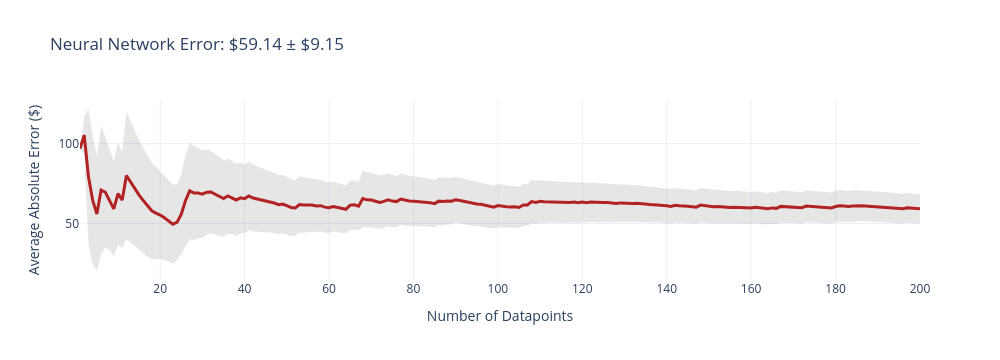
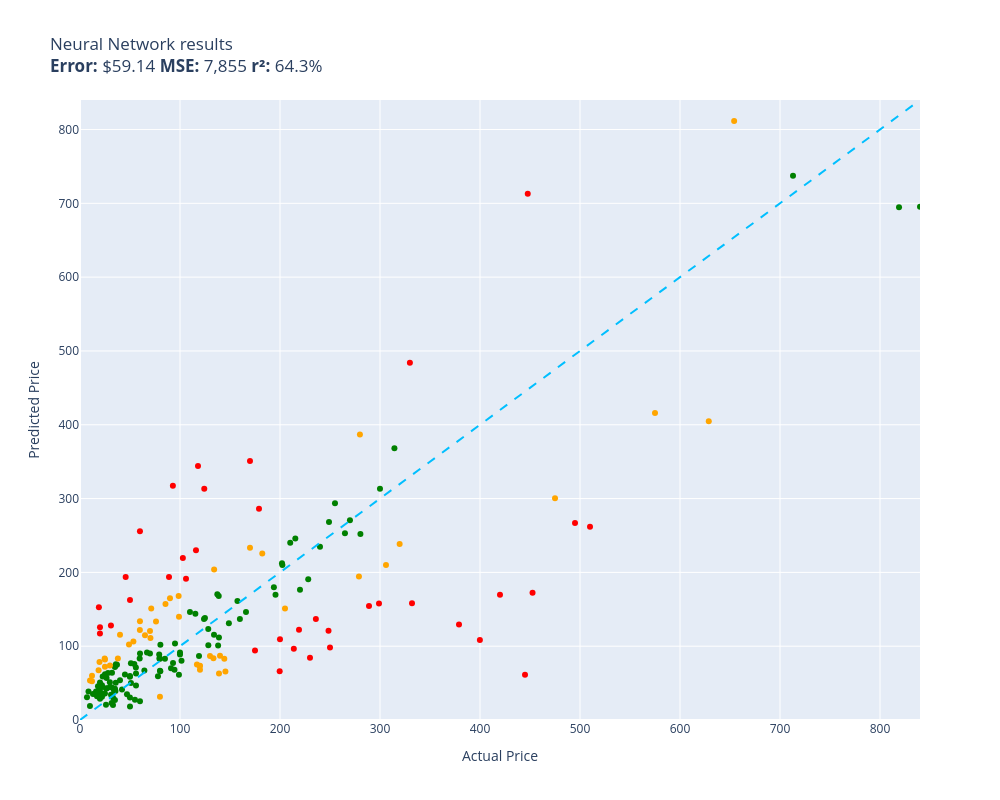

Here is the notebook cell these charts were saved with, in order:
### Code cell
evaluate(neural_network, test)

### Figure 1 — Plotly figure (JSON) as saved in the notebook; plotly's stock layout.template omitted (floating-point values rounded to 4 significant figures; data arrays with more than 128 entries replaced by an {"elided": "..."} marker saying what was removed)
{"data": [{"fill": "toself", "fillcolor": "rgba(128,128,128,0.2)", "hoverinfo": "skip", "line": {"color": "rgba(255,255,255,0)"}, "name": "95% CI", "showlegend": false, "type": "scatter", "x": {"elided": "400 int values"}, "y": {"elided": "400 float values"}}, {"customdata": {"elided": "200x1 float values"}, "hovertemplate": "n=%{x}<br>Avg Error=$%{y:,.2f}<br>±95% CI=$%{customdata[0]:,.2f}<extra></extra>", "line": {"color": "firebrick", "width": 3}, "mode": "lines", "name": "Cumulative Avg Error", "type": "scatter", "x": {"elided": "200 int values"}, "y": {"elided": "200 float values"}}], "layout": {"height": 360, "showlegend": false, "title": {"text": "Neural Network Error: $59.14 ± $9.15"}, "width": 1000, "xaxis": {"title": {"text": "Number of Datapoints"}}, "yaxis": {"title": {"text": "Average Absolute Error ($)"}}}}

### Figure 2 — Plotly figure (JSON) as saved in the notebook; plotly's stock layout.template omitted (floating-point values rounded to 4 significant figures)
{"data": [{"customdata": [["Old Blood Noise Excess V2 Distortion Cho...\nGuess=$122.17 Actual=$219.00"], ["telpo Headlight Assembly Fit For 15 Camr...\nGuess=$229.86 Actual=$115.99"], ["RBC12-UPC Replacement Battery Cartridge ...\nGuess=$84.21 Actual=$229.99"], ["Pump Head TBVECHI 175PSI 4KW 5.5HP 21CFM...\nGuess=$484.12 Actual=$329.90"], ["Metabo HPT 36V MultiVolt™ Cordless Rotar...\nGuess=$129.40 Actual=$379.00"], ["SKB iSeries 3i-13096-6KP Case for BlackM...\nGuess=$94.07 Actual=$174.99"], ["Bam Trekking 3027SB Single Black Clarine...\nGuess=$158.16 Actual=$332.00"], ["DEWALT 20V MAX* XR Impact Driver with Bl...\nGuess=$172.50 Actual=$452.53"], ["Mini PC, Kinupute Desktop Computer E3-12...\nGuess=$266.94 Actual=$495.00"], ["10GBase-LR SFP+ Transceiver, Handar 10GB...\nGuess=$125.66 Actual=$19.99"], ["Travelpro Platinum Elite Slim Business L...\nGuess=$96.54 Actual=$213.83"], ["JRready ST6313 DT Deutsch Connector Kit,...\nGuess=$65.96 Actual=$199.68"], ["Sumerain S1339CM Double Handle Widesprea...\nGuess=$136.69 Actual=$235.86"], ["Lighted Triangle Mirror Cabinet Bathroom...\nGuess=$61.16 Actual=$445.00"], ["Engine Thermostat, Replace 19301-PAA-306...\nGuess=$152.87 Actual=$18.89"], ["Dell Optiplex 390 Desktop Computer i3 3....\nGuess=$313.15 Actual=$124.27"], ["LEGO Marvel Avengers War Machine Buster ...\nGuess=$255.66 Actual=$59.95"], ["KOHLER K-1185540-CP Assembly-Slider\nGuess=$193.77 Actual=$45.67"], ["LSI Broadcom SAS 9300-8i 8-port 12Gb/s S...\nGuess=$344.06 Actual=$118.00"], ["Canon Sure Shot 90u 35mm Date Camera\nGuess=$108.25 Actual=$399.89"], ["Mikrotik RB3011UIAS-RM RouterBOARD 10xGi...\nGuess=$157.90 Actual=$299.00"], ["Wilkinson LOW GAUSS Vintage Tone Strat S...\nGuess=$128.01 Actual=$30.93"], ["Chalkboard Name Badges with Magnetic Bac...\nGuess=$117.31 Actual=$19.95"], ["GENUINE VOLVO THERMOSTAT (3.0, 3.2) S60 ...\nGuess=$219.54 Actual=$102.85"], ["CradlePoint Compact Broadband Router (CB...\nGuess=$193.72 Actual=$89.00"], ["Universal Power Group 12V 100Ah Sealed L...\nGuess=$109.46 Actual=$199.99"], ["18 Inch White Undermount Kitchen Sink - ...\nGuess=$286.36 Actual=$179.00"], ["Music Hall pa15.3 MM/MC Phono Preamplifi...\nGuess=$98.39 Actual=$250.00"], ["Competition Clutch Disc and Pressure Pla...\nGuess=$261.96 Actual=$510.00"], ["KUNFINE Android Radio CarPlay & Android ...\nGuess=$191.42 Actual=$106.00"], ["Audio Techinca ATW-T1002 System 10 Handh...\nGuess=$154.58 Actual=$289.00"], ["Steering Wheel, Carbon Fiber Automotive ...\nGuess=$713.03 Actual=$447.74"], ["Pacific Drums PDCM1618TTRB 16 x 18 Inche...\nGuess=$169.81 Actual=$419.99"], ["Blanco 230966 Valea Stainless Steel Sink...\nGuess=$317.52 Actual=$92.88"], ["PowerSport Front Rear Brakes and Rotors ...\nGuess=$120.85 Actual=$248.51"], ["Viola Bow 4/4 Full Size Carbon Fiber (Bl...\nGuess=$162.56 Actual=$49.99"], ["Xiaomi Redmi 10 2022 NFC 4G LTE (128GB +...\nGuess=$351.03 Actual=$169.99"]], "hovertemplate": "%{customdata[0]}<extra></extra>", "legendgroup": "red", "marker": {"color": "red", "size": 6, "symbol": "circle"}, "mode": "markers", "name": "red", "orientation": "v", "showlegend": true, "type": "scatter", "x": [219.0, 116.0, 230.0, 329.9, 379.0, 175.0, 332.0, 452.5, 495.0, 19.99, 213.8, 199.7, 235.9, 445.0, 18.89, 124.3, 59.95, 45.67, 118.0, 399.9, 299.0, 30.93, 19.95, 102.8, 89.0, 200.0, 179.0, 250.0, 510.0, 106.0, 289.0, 447.7, 420.0, 92.88, 248.5, 49.99, 170.0], "xaxis": "x", "y": [122.2, 229.9, 84.21, 484.1, 129.4, 94.07, 158.2, 172.5, 266.9, 125.7, 96.54, 65.96, 136.7, 61.16, 152.9, 313.1, 255.7, 193.8, 344.1, 108.2, 157.9, 128.0, 117.3, 219.5, 193.7, 109.5, 286.4, 98.39, 262.0, 191.4, 154.6, 713.0, 169.8, 317.5, 120.8, 162.6, 351.0], "yaxis": "y"}, {"customdata": [["NewPower99 Battery Kit for Samsung Galax...\nGuess=$27.56 Actual=$54.95"], ["EXMAX NG-10X Fresnel Lens Focusing Adapt...\nGuess=$90.12 Actual=$69.98"], ["Stand for Raven Pro Document Scanner - P...\nGuess=$51.31 Actual=$29.85"], ["ACDelco GM Original Equipment FW339 Fron...\nGuess=$245.90 Actual=$215.33"], ["8544771 Dryer Heating Element, 279816 Th...\nGuess=$50.56 Actual=$35.74"], ["Bam France 2002XL Contoured Hightech Bla...\nGuess=$737.23 Actual=$713.00"], ["46mm Digital Pro High-Resolution Close-U...\nGuess=$45.01 Actual=$19.99"], ["Innovative Percussion CB-6 Chamois Bass ...\nGuess=$75.82 Actual=$54.32"], ["Panasonic KX-TG6511B DECT 6.0 PLUS Expan...\nGuess=$88.90 Actual=$79.20"], ["LOVE MEI Galaxy S10 Lite Case, Military ...\nGuess=$20.36 Actual=$32.98"], ["GJY Portable TV,10.6 inch Mini TV for AT...\nGuess=$83.37 Actual=$79.36"], ["LD Products Compatible Toner Cartridge R...\nGuess=$59.56 Actual=$49.98"], ["APS iBoard 6-inch Aluminum (Black Powder...\nGuess=$240.30 Actual=$210.23"], ["PEMP E65 E66 CDC Simulate Optical Fiber ...\nGuess=$86.62 Actual=$119.00"], ["Intermatic PX300 12V 300W Transformer wi...\nGuess=$115.46 Actual=$134.00"], ["CORSAIR Dominator Platinum RGB 32GB (2x1...\nGuess=$136.99 Actual=$124.00"], ["HK SYSTEMS 13\" Heavy Duty Black \"Push\" O...\nGuess=$83.03 Actual=$84.95"], ["June Garden 12\" Sweet Dolly Charlotte - ...\nGuess=$50.83 Actual=$19.99"], ["GanFindX Portable Car Hand Controls for ...\nGuess=$136.92 Actual=$159.90"], ["KOMPUTERBAY 4GB 2X 2GB DDR2 1066MHz PC2-...\nGuess=$66.12 Actual=$80.34"], ["Scranton & Co 3 Drawer Mobile File Cabin...\nGuess=$143.97 Actual=$115.35"], ["Canon EOS Rebel T7 Digital SLR Camera wi...\nGuess=$694.79 Actual=$819.00"], ["Evergreen HSHB2005 Cylinder Head Gasket ...\nGuess=$83.46 Actual=$59.69"], ["Task T24287 Roman Ogee Router Bit with 1...\nGuess=$71.12 Actual=$55.88"], ["15\" Locking Shower Head Extension Arm in...\nGuess=$66.80 Actual=$79.95"], ["Mylites+ Standard Comic Book Mylar Sleev...\nGuess=$72.93 Actual=$34.99"], ["Tidal Front + Rear Fender Flares 4PC Poc...\nGuess=$293.79 Actual=$254.99"], ["Dakota Alert MURS Alert Probe Sensor - M...\nGuess=$176.51 Actual=$219.99"], ["DALDED LED Light Kit for Lego Sonic Gree...\nGuess=$62.06 Actual=$24.99"], ["152MM Hole Saws M42 Bi-Metal High Speed ...\nGuess=$45.57 Actual=$17.99"], ["Baseball Backpacks Large 18 Inch Bookbag...\nGuess=$44.12 Actual=$31.77"], ["AUTOFREE LED Tail Lights Assembly Compat...\nGuess=$212.29 Actual=$201.99"], ["Adams Check Payment and Deposit Register...\nGuess=$39.26 Actual=$35.49"], ["Retevis RT68 Soft Earhook Walkie Talkie ...\nGuess=$30.72 Actual=$6.99"], ["Evan-Fischer Front Bumper Cover Compatib...\nGuess=$209.86 Actual=$202.38"], ["Webcem Solar Shed Light Outdoor Indoor, ...\nGuess=$59.27 Actual=$77.96"], ["Festool 492370 Platin 2 S1000 Grit 6-Inc...\nGuess=$69.98 Actual=$91.00"], ["Western Digital Enterprise RE4-GP 2TB SA...\nGuess=$146.25 Actual=$109.95"], ["VLAND LED Smoked Taillights Compatible F...\nGuess=$234.67 Actual=$239.99"], ["PM Auto Front Right Quick Complete Strut...\nGuess=$138.23 Actual=$124.94"], ["Tablet PC Cover Compatible with Lenovo T...\nGuess=$23.18 Actual=$31.61"], ["Miyaya@ Funny Animal Masks Collection fo...\nGuess=$32.06 Actual=$16.99"], ["Ultra Duster Canned Air Net 10 Oz 6-Pack\nGuess=$58.52 Actual=$49.90"], ["Beck/Arnley 0421945 Air Filter\nGuess=$75.59 Actual=$35.87"], ["IQShield Screen Protector Compatible wit...\nGuess=$18.82 Actual=$9.95"], ["Liberty Imports 12 Pack: US Military Toy...\nGuess=$37.49 Actual=$16.98"], ["Marvel Legends Series X-Men 6-Inch Archa...\nGuess=$61.39 Actual=$98.95"], ["Intrepid International Dressage Letters-...\nGuess=$42.92 Actual=$26.99"], ["KUNN Small Electrician Tool Pouch Utilit...\nGuess=$44.61 Actual=$21.99"], ["Trim Kit for 2-handle Shower & Tub Valve...\nGuess=$103.54 Actual=$94.99"], ["iPhone 12/12 Pro Nicaragua Guardabarranc...\nGuess=$28.80 Actual=$19.97"], ["Replacement Remote Control for PANASONIC...\nGuess=$27.13 Actual=$34.95"], ["KS K-STORM Replacement Silicone Mushroom...\nGuess=$38.72 Actual=$8.50"], ["Pioneer 2AM401-BN Two Handle Kitchen Fau...\nGuess=$190.73 Actual=$228.22"], ["LSSAGOON Backpack for Women Teen Kids Gi...\nGuess=$40.00 Actual=$33.99"], ["Grey Pneumatic 1311SD Impact Socket Set\nGuess=$161.09 Actual=$157.43"], ["Aeromotive 13304 Regulator, X1 Adjustabl...\nGuess=$270.73 Actual=$269.95"], ["4LT LUMINETTE Vanity Opal GLS BSN\nGuess=$91.44 Actual=$99.99"], ["GE RPWF SmartWater Comparable Refrigerat...\nGuess=$74.91 Actual=$36.99"], ["MGP Caliper Covers 39011SACURD Red Powde...\nGuess=$268.35 Actual=$249.00"], ["NewFantasia Replacement Audio Cable with...\nGuess=$34.21 Actual=$31.00"], ["MONOCARBON Forged Carbon Fiber Case for ...\nGuess=$25.45 Actual=$59.99"], ["AC Compressor & A/C Kit For BMW 335i 335...\nGuess=$368.31 Actual=$314.41"], ["DuraGo 29515020 Front Hub Assembly\nGuess=$101.19 Actual=$128.34"], ["MXR Carbon Copy Deluxe Analog Delay Guit...\nGuess=$169.53 Actual=$195.50"], ["Linkloos Solar Street Lights Outdoor Wat...\nGuess=$63.10 Actual=$55.99"], ["USB Charger, CIVIE High Speed 60W Multip...\nGuess=$38.57 Actual=$15.99"], ["Cardone 84-58642 New HEI Electronic Dist...\nGuess=$146.36 Actual=$165.99"], ["Kastar Battery Pack Replacement for Sony...\nGuess=$38.92 Actual=$19.99"], ["New Replacement seat cover fits Yamaha M...\nGuess=$111.85 Actual=$138.95"], ["Evan Fischer Radiator Cooling Fan Assemb...\nGuess=$170.21 Actual=$137.34"], ["AZX Stylus Pencil for Apple iPad Pro 202...\nGuess=$44.78 Actual=$29.99"], ["Raspberry Pi 3 Model B+ Aluminum Case Me...\nGuess=$35.68 Actual=$14.99"], ["ROHL WSGUM3018WH Wire Sink Grids, White\nGuess=$123.29 Actual=$128.28"], ["ASUS VY279HE-W 27” 1080P Monitor - White...\nGuess=$100.88 Actual=$138.10"], ["LCD Screen for Dell Inspiron 17R 17.3\" H...\nGuess=$67.06 Actual=$64.37"], ["Diversitech UC2436-3 Ultralite Condenser...\nGuess=$102.08 Actual=$80.39"], ["4 Inches Rolled Muffler Tip Catback Exha...\nGuess=$179.98 Actual=$193.88"], ["CTLAMP XL-2100 Professional Quality XL-2...\nGuess=$64.06 Actual=$32.00"], ["200 ' feet True 14 Gauge AWG CCA Speaker...\nGuess=$61.78 Actual=$44.95"], ["APS iBoard (304 Stainless Steel Polished...\nGuess=$252.88 Actual=$264.95"], ["200 Couples Conversation Cards - Enjoy B...\nGuess=$30.52 Actual=$32.97"], ["The Puppet Company - Carpet-Unicorn, Whi...\nGuess=$40.22 Actual=$19.00"], ["KYX Racing Hardened Steel Center Drive S...\nGuess=$35.03 Actual=$46.99"], ["Baumgartens Sicurix Blank PVC ID Cards (...\nGuess=$33.19 Actual=$19.11"], ["OEM Samsung Remote Control Shipped with ...\nGuess=$46.86 Actual=$56.00"], ["Custom Engagement Logo Desk Embosser Sea...\nGuess=$30.57 Actual=$49.95"], ["520 Pieces Christmas Envelope Seal Stick...\nGuess=$20.53 Actual=$25.99"], ["LD Compatible Ink Cartridge Replacement ...\nGuess=$41.28 Actual=$41.99"], ["BestPricedDecals Wine A BIT, You'll Feel...\nGuess=$35.23 Actual=$12.98"], ["Dell XPS 13 9343-2727SLV 13.3\" Full HD S...\nGuess=$695.48 Actual=$839.99"], ["VATOS 4 Packs Bubble Machine Gun for Kid...\nGuess=$35.04 Actual=$22.88"], ["BXYJY for Samsung Galaxy Z Fold 3 Case w...\nGuess=$18.40 Actual=$49.99"], ["VONADO Space Wars Colonial Viper MK1 Bui...\nGuess=$53.90 Actual=$39.99"], ["sabermaster TCG Playmat yugioh playmat T...\nGuess=$31.58 Actual=$21.99"], ["Star Wars Die-Cast Metal TITANIUM Series...\nGuess=$58.83 Actual=$22.70"], ["DuraGo BR5330 Front Vented Disc Brake Ro...\nGuess=$80.20 Actual=$101.51"], ["Vinyl Soft Top Roll-up Adjustable Truck ...\nGuess=$131.14 Actual=$148.88"], ["Glovion Music Stand Light, Clip On Piano...\nGuess=$63.52 Actual=$27.99"], ["Samsung DA97-07603B Freezer Ice Maker As...\nGuess=$77.32 Actual=$93.02"], ["Intex River Run Connect Lounge (Four)\nGuess=$68.13 Actual=$94.49"], ["Think Gizmos Build Your Own Robot Toys f...\nGuess=$35.81 Actual=$24.95"], ["HP Laserjet 2100 Laser Printer W/Test Pr...\nGuess=$313.23 Actual=$299.98"], ["VTech Strum and Jam Kidi Musical Guitar ...\nGuess=$47.13 Actual=$21.99"], ["KZ ZS10 Pro in Ear Monitor Headphone KZ ...\nGuess=$91.34 Actual=$66.99"], ["Fender Hendrix Voodoo Child Coiled Instr...\nGuess=$90.21 Actual=$59.99"], ["W11130208 W10695459 Refrigerator LED Mod...\nGuess=$56.95 Actual=$26.59"], ["Jada Toys Ryan's World Combo Panda Airli...\nGuess=$71.76 Actual=$34.94"], ["Pyle 2x120 Watt Home Audio Speaker Power...\nGuess=$76.96 Actual=$50.92"], ["STICKGOO Peel and Stick Backsplash for K...\nGuess=$42.20 Actual=$34.99"], ["Garmin 010-12402-10 GT15M-TM Transom-Mou...\nGuess=$167.87 Actual=$138.74"], ["Fitness Center Gym Room Weight Train Dua...\nGuess=$88.82 Actual=$99.99"], ["MonMount Triple Monitor Stand Freestandi...\nGuess=$83.01 Actual=$79.99"], ["For Volvo C70 S70 V70 V40 S40 AC Compres...\nGuess=$252.09 Actual=$280.41"], ["Refresh NSF-53 Premium Replacement Refri...\nGuess=$50.26 Actual=$50.99"], ["NICKSTON Red Sparkling Glitter Slim Band...\nGuess=$42.59 Actual=$25.99"]], "hovertemplate": "%{customdata[0]}<extra></extra>", "legendgroup": "green", "marker": {"color": "green", "size": 6, "symbol": "circle"}, "mode": "markers", "name": "green", "orientation": "v", "showlegend": true, "type": "scatter", "x": [54.95, 69.98, 29.85, 215.3, 35.74, 713.0, 19.99, 54.32, 79.2, 32.98, 79.36, 49.98, 210.2, 119.0, 134.0, 124.0, 84.95, 19.99, 159.9, 80.34, 115.3, 819.0, 59.69, 55.88, 79.95, 34.99, 255.0, 220.0, 24.99, 17.99, 31.77, 202.0, 35.49, 6.99, 202.4, 77.96, 91.0, 110.0, 240.0, 124.9, 31.61, 16.99, 49.9, 35.87, 9.95, 16.98, 98.95, 26.99, 21.99, 94.99, 19.97, 34.95, 8.5, 228.2, 33.99, 157.4, 269.9, 99.99, 36.99, 249.0, 31.0, 59.99, 314.4, 128.3, 195.5, 55.99, 15.99, 166.0, 19.99, 138.9, 137.3, 29.99, 14.99, 128.3, 138.1, 64.37, 80.39, 193.9, 32.0, 44.95, 264.9, 32.97, 19.0, 46.99, 19.11, 56.0, 49.95, 25.99, 41.99, 12.98, 840.0, 22.88, 49.99, 39.99, 21.99, 22.7, 101.5, 148.9, 27.99, 93.02, 94.49, 24.95, 300.0, 21.99, 66.99, 59.99, 26.59, 34.94, 50.92, 34.99, 138.7, 99.99, 79.99, 280.4, 50.99, 25.99], "xaxis": "x", "y": [27.56, 90.12, 51.31, 245.9, 50.56, 737.2, 45.01, 75.82, 88.9, 20.36, 83.37, 59.56, 240.3, 86.62, 115.5, 137.0, 83.03, 50.83, 136.9, 66.12, 144.0, 694.8, 83.46, 71.12, 66.8, 72.93, 293.8, 176.5, 62.06, 45.57, 44.12, 212.3, 39.26, 30.72, 209.9, 59.27, 69.98, 146.3, 234.7, 138.2, 23.18, 32.06, 58.52, 75.59, 18.82, 37.49, 61.39, 42.92, 44.61, 103.5, 28.8, 27.13, 38.72, 190.7, 40.0, 161.1, 270.7, 91.44, 74.91, 268.3, 34.21, 25.45, 368.3, 101.2, 169.5, 63.1, 38.57, 146.4, 38.92, 111.8, 170.2, 44.78, 35.68, 123.3, 100.9, 67.06, 102.1, 180.0, 64.06, 61.78, 252.9, 30.52, 40.22, 35.03, 33.19, 46.86, 30.57, 20.53, 41.28, 35.23, 695.5, 35.04, 18.4, 53.9, 31.58, 58.83, 80.2, 131.1, 63.52, 77.32, 68.13, 35.81, 313.2, 47.13, 91.34, 90.21, 56.95, 71.76, 76.96, 42.2, 167.9, 88.82, 83.01, 252.1, 50.26, 42.59], "yaxis": "y"}, {"customdata": [["SuppliesOutlet Compatible Toner Cartridg...\nGuess=$82.98 Actual=$144.29"], ["Aolemi Oil Rubbed Bronze Single Function...\nGuess=$167.86 Actual=$98.65"], ["Clementoni 39132.5 Jigsaw Puzzle 1,000 P...\nGuess=$31.46 Actual=$79.95"], ["Deco Mount Pro Tripod Microphone Stand w...\nGuess=$133.76 Actual=$59.95"], ["Southwire 120V/15A Right Angle User Atta...\nGuess=$83.49 Actual=$37.87"], ["Wenger City Upgrade Laptop Backpack with...\nGuess=$65.66 Actual=$145.42"], ["3D Tree Hole Branches 075 Stair Risers D...\nGuess=$86.87 Actual=$129.99"], ["KOHLER 18865-CP Filtered Water Faucet, P...\nGuess=$300.45 Actual=$475.00"], ["Fjallraven, Kanken Laptop 15\" Backpack f...\nGuess=$73.16 Actual=$119.65"], ["Projector, CRAZVIEW Projector with WiFi ...\nGuess=$106.50 Actual=$53.40"], ["Diversitech WG840585 Motor, (Ddb) 1/3Hp,...\nGuess=$203.80 Actual=$134.12"], ["MC: Pindicator (Dual Intensity Amber)\nGuess=$115.46 Actual=$40.00"], ["Laisomeke Waterproof Junction Box, Unive...\nGuess=$52.47 Actual=$11.99"], ["Poison Spyder 10-08-020 Rocker Knocker\nGuess=$404.77 Actual=$628.76"], ["DIMARZIO 204284 DP 163FBK Blues Bucker G...\nGuess=$165.10 Actual=$89.99"], ["BESTILL Wall Mounted Shower Faucet Set, ...\nGuess=$133.34 Actual=$76.00"], ["Trail Gear Twin Stick Kit for Top Shift ...\nGuess=$386.64 Actual=$279.92"], ["Neporal Full Spectrum Light Bulb, 6000K ...\nGuess=$67.48 Actual=$18.59"], ["Pidoko Kids Train Table, Grey with 90 Pc...\nGuess=$67.94 Actual=$119.97"], ["Satco S9596, 4 Count (Pack of 1), 4.18\nGuess=$60.03 Actual=$12.00"], ["Ceramic Talavera Mexican Tile 4x4\", 9 Pi...\nGuess=$73.93 Actual=$29.95"], ["ANZO USA 111207 GMC SIERRA 99-06 / YUKON...\nGuess=$225.48 Actual=$182.28"], ["Kingston Brass KS269SN Kingston Clawfoot...\nGuess=$210.11 Actual=$305.99"], ["EMART Photography C Stand with Boom Arm,...\nGuess=$73.51 Actual=$119.99"], ["Walker Exhaust Ultra EPA 16478 Direct Fi...\nGuess=$415.80 Actual=$574.99"], ["4pc Wheel Spacers Adapters 4\" (2inch Per...\nGuess=$75.32 Actual=$116.95"], ["Urth 62mm UV, Circular Polarizing (CPL),...\nGuess=$63.07 Actual=$139.00"], ["Royal Designs, Inc. Decorative Abundant ...\nGuess=$81.83 Actual=$24.95"], ["Ibanez M510OVS Acoustic Mandolin in Vint...\nGuess=$233.45 Actual=$169.99"], ["Berta (6 Pieces) 1-1/4 inch Overlay, 90 ...\nGuess=$83.35 Actual=$24.66"], ["Pyle Wireless Rear View Backup Camera - ...\nGuess=$111.07 Actual=$70.45"], ["Hp Pavilion P7-1257c Motherboard Aahd3-h...\nGuess=$122.01 Actual=$59.86"], ["Auertech Portable Washing Machine, 14lbs...\nGuess=$139.74 Actual=$98.99"], ["Amana Tool - SC587 Carbide Tipped 3-Wing...\nGuess=$151.02 Actual=$71.23"], ["ECCPP Power Steering Pump for 2009-2010 ...\nGuess=$157.21 Actual=$85.48"], ["UPR Mach 1 Chin Spoiler Fits 94-98 Musta...\nGuess=$114.88 Actual=$64.99"], ["SP Air Corporation SP-8102BU 1/4-Inch He...\nGuess=$150.98 Actual=$204.99"], ["Skullcandy Hesh Evo Bluetooth Headphones...\nGuess=$120.60 Actual=$69.99"], ["Lorell Bell Chair Glide, 2.5\", Black\nGuess=$78.59 Actual=$19.50"], ["StonKraft Brass Chess Board Game Set wit...\nGuess=$86.98 Actual=$140.00"], ["VIPMOTOZ Sequential Turn Signal Premium ...\nGuess=$194.51 Actual=$278.94"], ["A-Premium Front Suspension Steering Knuc...\nGuess=$102.42 Actual=$48.99"], ["Venom Power Terra Hunter R/T+ R/T All-Te...\nGuess=$238.51 Actual=$319.65"], ["Replacement Remote Control fit for Sony ...\nGuess=$53.62 Actual=$9.99"], ["Disney Princess Sparkling Princess Sleep...\nGuess=$72.24 Actual=$24.95"], ["Empava 24\" Single Wall Ovens 10 Cooking ...\nGuess=$811.44 Actual=$654.14"], ["Targus CityGear Durable Backpack, Black,...\nGuess=$83.83 Actual=$133.43"]], "hovertemplate": "%{customdata[0]}<extra></extra>", "legendgroup": "orange", "marker": {"color": "orange", "size": 6, "symbol": "circle"}, "mode": "markers", "name": "orange", "orientation": "v", "showlegend": true, "type": "scatter", "x": [144.3, 98.65, 79.95, 59.95, 37.87, 145.4, 130.0, 475.0, 119.7, 53.4, 134.1, 40.0, 11.99, 628.8, 89.99, 76.0, 279.9, 18.59, 120.0, 12.0, 29.95, 182.3, 306.0, 120.0, 575.0, 117.0, 139.0, 24.95, 170.0, 24.66, 70.45, 59.86, 98.99, 71.23, 85.48, 64.99, 205.0, 69.99, 19.5, 140.0, 278.9, 48.99, 319.6, 9.99, 24.95, 654.1, 133.4], "xaxis": "x", "y": [82.98, 167.9, 31.46, 133.8, 83.49, 65.66, 86.87, 300.4, 73.16, 106.5, 203.8, 115.5, 52.47, 404.8, 165.1, 133.3, 386.6, 67.48, 67.94, 60.03, 73.93, 225.5, 210.1, 73.51, 415.8, 75.32, 63.07, 81.83, 233.5, 83.35, 111.1, 122.0, 139.7, 151.0, 157.2, 114.9, 151.0, 120.6, 78.59, 86.98, 194.5, 102.4, 238.5, 53.62, 72.24, 811.4, 83.83], "yaxis": "y"}, {"hoverinfo": "skip", "line": {"color": "deepskyblue", "dash": "dash", "width": 2}, "mode": "lines", "name": "y = x", "showlegend": false, "type": "scatter", "x": [0, 840.0], "y": [0, 840.0]}], "layout": {"height": 800, "legend": {"title": {"text": "color"}, "tracegroupgap": 0}, "showlegend": false, "title": {"text": "Neural Network results<br><b>Error:</b> $59.14 <b>MSE:</b> 7,855 <b>r²:</b> 64.3%"}, "width": 1000, "xaxis": {"anchor": "y", "domain": [0, 1], "range": [0, 840.0], "title": {"text": "Actual Price"}}, "yaxis": {"anchor": "x", "domain": [0, 1], "range": [0, 840.0], "title": {"text": "Predicted Price"}}}}
